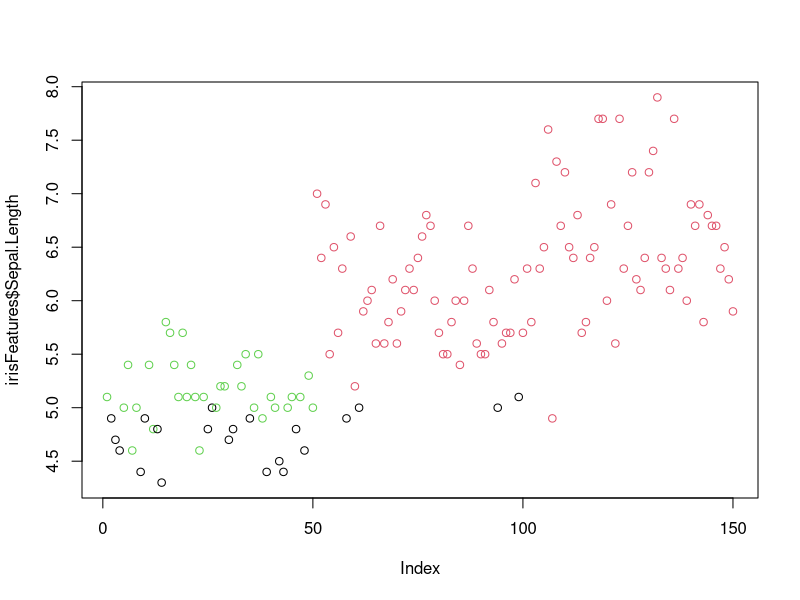
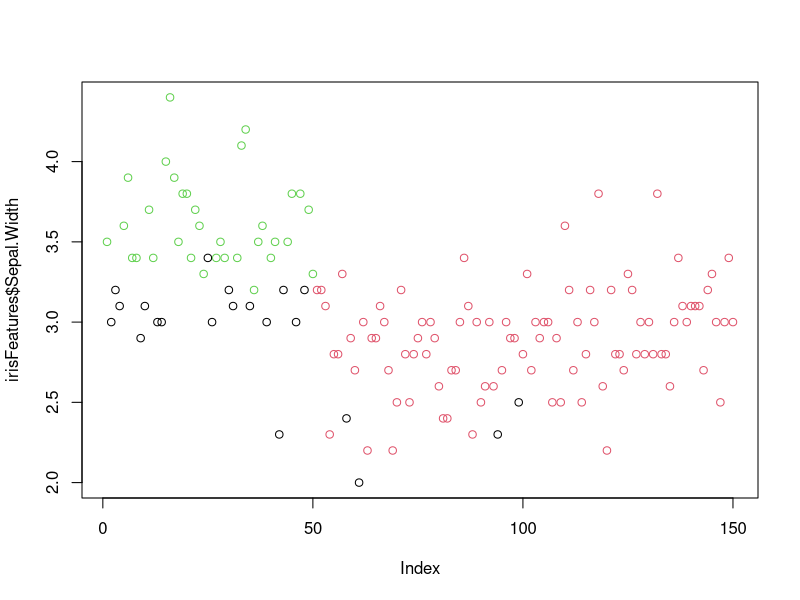

These charts were generated, in order, by the following R code: (Note: this script raises an error after producing the figures.)
#Clustering - iris Data Set
?iris
head(iris)
library(dplyr)
str(iris)
iris %>% group_by(Species) %>% summarise_all(mean)

head(iris[,1:4])

irisFeatures = iris[-5]
head(irisFeatures)
names(irisFeatures)

iriskm1 = kmeans(irisFeatures,3)

iriskm1$size # no of rows in in each cluster
iriskm1$cluster # row no to clusters
plot(irisFeatures$Sepal.Length, col=iriskm1$cluster)
plot(irisFeatures$Sepal.Width, col=iriskm1$cluster)

head(irisFeatures)
iriskm1$cluster
cbind(irisFeatures,  iriskm1$cluster, iris$Species)


km  # understand the output

#Method2 - Scaling 
irisFeatures2 = irisFeatures
scaleiris = scale(irisFeatures2) # scaling dataset if they are in different range
head(scaleiris) #use this scaleiris for kmeans and plots; this becomes data
irisKM = kmeans(scaleiris, 3)
irisKM$cluster

library(fpc)
library(cluster)
clusplot(scaleiris, irisKM$cluster, color= T, lines=0)
# using PCA technique - finds most Principal Components

#Method3
irisKM2 = kmeans(scaleiris, 3, iter.max= 5)
irisKM2
clusplot(scaleiris, irisKM2$cluster, color=T, lines=0)  
